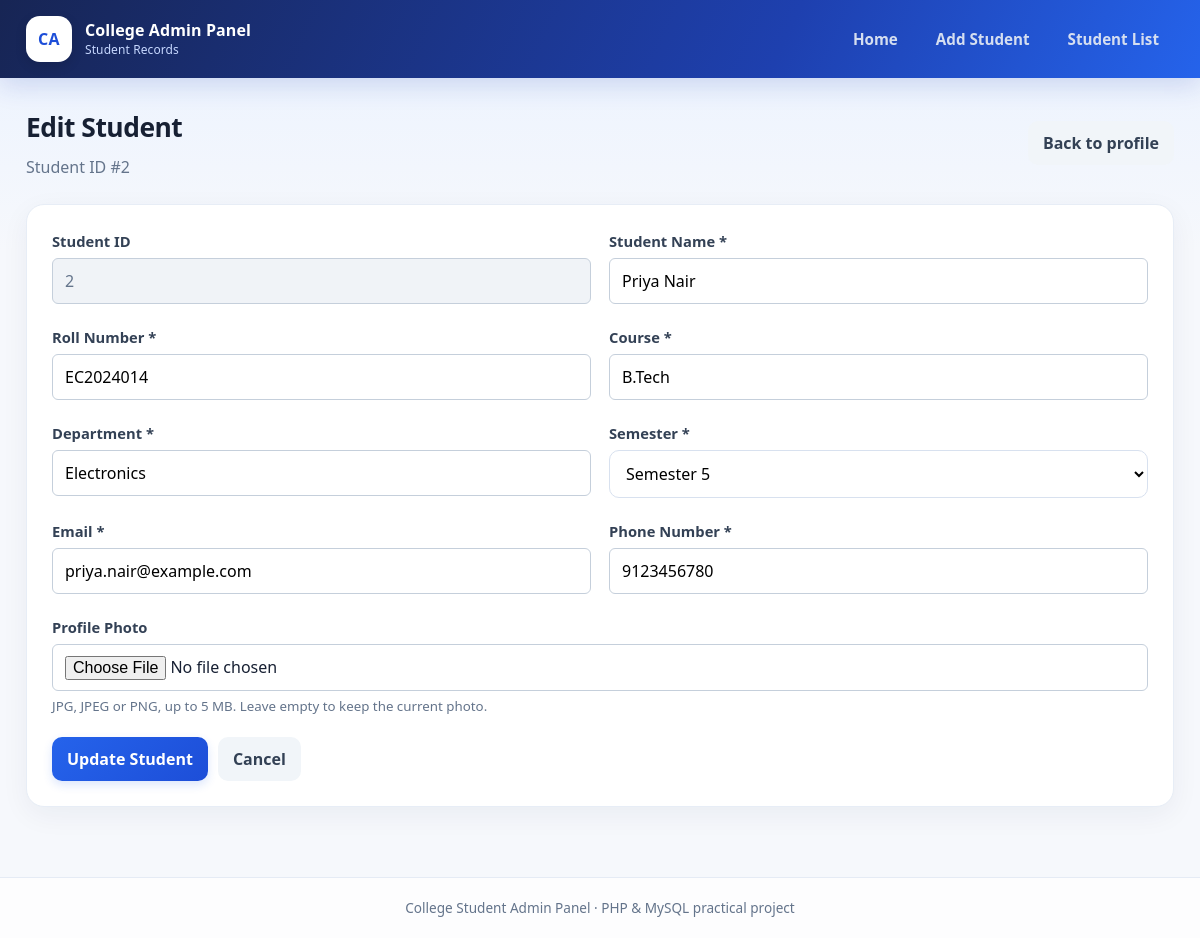
Screenshot of /edit_student.php?id=2 with the database file from the repository.
### tables this page shows
CREATE TABLE students (
  student_id   INT UNSIGNED NOT NULL AUTO_INCREMENT,
  student_name VARCHAR(100) NOT NULL,
  roll_number  VARCHAR(30)  NOT NULL,
  course       VARCHAR(100) NOT NULL,
  department   VARCHAR(100) NOT NULL,
  semester     TINYINT UNSIGNED NOT NULL,
  email        VARCHAR(150) NOT NULL,
  phone        VARCHAR(20)  NOT NULL,
  created_at   TIMESTAMP NOT NULL DEFAULT CURRENT_TIMESTAMP,
  PRIMARY KEY (student_id),
  UNIQUE KEY uq_roll_number (roll_number)       
);

### edit_student.php (the view, shortened to what this page needs)
<?php
require_once 'config.php';
$id = (int)($_GET['id'] ?? $_POST['student_id'] ?? 0);
$student = $id > 0 ? get_student($conn, $id) : null;
$data = $student;
?>
<div class="page-head">
    <div>
        <h1>Edit Student</h1>
        <p class="muted">Student ID #<?= (int)$id ?></p>
    </div>
    <a class="btn btn-light" href="view_student.php?id=<?= (int)$id ?>">Back to profile</a>
</div>
<form method="post" action="edit_student.php?id=<?= (int)$id ?>" enctype="multipart/form-data" class="card form" novalidate>
    <div class="grid-2">
        <div class="field">
            <label>Student ID</label>
            <input type="text" value="<?= (int)$id ?>" disabled>
        </div>
        <div class="field">
            <label for="student_name">Student Name *</label>
            <input type="text" id="student_name" name="student_name" value="<?= e($data['student_name']) ?>" maxlength="100" required>
        </div>
        <div class="field">
            <label for="roll_number">Roll Number *</label>
            <input type="text" id="roll_number" name="roll_number" value="<?= e($data['roll_number']) ?>" maxlength="30" required>
        </div>
        <div class="field">
            <label for="course">Course *</label>
            <input type="text" id="course" name="course" value="<?= e($data['course']) ?>" maxlength="100" required>
        </div>
        <div class="field">
            <label for="department">Department *</label>
            <input type="text" id="department" name="department" value="<?= e($data['department']) ?>" maxlength="100" required>
        </div>
        <div class="field">
            <label for="semester">Semester *</label>
            <select id="semester" name="semester" required>
                <?php for ($i = 1; $i <= 8; $i++): ?>
                    <option value="<?= $i ?>" <?= (string)$data['semester'] === (string)$i ? 'selected' : '' ?>>Semester <?= $i ?></option>
                <?php endfor; ?>
            </select>
        </div>
        <div class="field">
            <label for="email">Email *</label>
            <input type="email" id="email" name="email" value="<?= e($data['email']) ?>" maxlength="150" required>
        </div>
        <div class="field">
            <label for="phone">Phone Number *</label>
            <input type="text" id="phone" name="phone" value="<?= e($data['phone']) ?>" maxlength="16" required>
        </div>
    </div>
    <div class="field">
        <label for="profile_photo">Profile Photo</label>
        <input type="file" id="profile_photo" name="profile_photo" accept=".jpg,.jpeg,.png">
        <small class="muted">JPG, JPEG or PNG, up to <?= e(format_size(MAX_FILE_SIZE)) ?>. Leave empty to keep the current photo.</small>
    </div>
    <div class="form-actions">
        <button type="submit" class="btn btn-primary">Update Student</button>
        <a class="btn btn-light" href="view_student.php?id=<?= (int)$id ?>">Cancel</a>
    </div>
</form>

### css/style.css (style rules this page uses)
:root { --ink: #14213d; --ink-soft: #3d4a66; --accent: #0f766e; --accent-dark: #0b5a54; --gold: #e0a526; --bg: #eef2f6; --card: #ffffff; --line: #dbe2ea; --muted: #6b778c; --ok-bg: #e3f6ec; --ok: #146c43; --err-bg: #fde8e8; --err: #a61b1b; --warn-bg: #fff4d6; --warn: #8a5a00; }
* { box-sizing: border-box; }
body { margin: 0; font-family: "Segoe UI", Tahoma, Arial, sans-serif; background: var(--bg); color: var(--ink); line-height: 1.5; min-height: 100vh; display: flex; flex-direction: column; }
a { color: var(--accent); }
h1 { margin: 0; font-size: 1.7rem; }
.page-head { display: flex; justify-content: space-between; align-items: flex-start; gap: 16px; flex-wrap: wrap; margin-bottom: 20px; }
.muted { color: var(--muted); }
p.muted { margin: 4px 0 0; }
.card { background: var(--card); border: 1px solid var(--line); border-radius: 10px; padding: 22px; margin-bottom: 22px; box-shadow: 0 1px 3px rgba(20,33,61,.06); }
.btn { display: inline-block; padding: 9px 18px; border: 0; border-radius: 6px; cursor: pointer; font: inherit; font-weight: 600; text-decoration: none; color: #fff; background: var(--ink-soft); }
.btn-primary { background: var(--accent); }
.btn-light { background: #e6ebf2; color: var(--ink); }
.form .grid-2 { display: grid; grid-template-columns: 1fr 1fr; gap: 18px; margin-bottom: 18px; }
.field { display: flex; flex-direction: column; gap: 6px; margin-bottom: 4px; }
.field label { font-weight: 600; font-size: .92rem; }
input[type=text], input[type=email], input[type=file], select { padding: 10px 12px; border: 1px solid #c5cfdb; border-radius: 6px; font: inherit; background: #fff; width: 100%; }
input:disabled { background: #f0f3f7; color: var(--muted); }
.form-actions { display: flex; gap: 10px; margin-top: 20px; }
:root { --ink: #172554; --ink-soft: #334155; --accent: #2563eb; --accent-dark: #1d4ed8; --gold: #38bdf8; --bg: #f4f7fc; --card: #ffffff; --line: #e2e8f0; --muted: #64748b; --ok-bg: #dcfce7; --ok: #166534; --err-bg: #fee2e2; --err: #991b1b; --warn-bg: #fef3c7; --warn: #92400e; }
body { background: linear-gradient(180deg, #eaf2ff 0, #f6f8fc 250px, #f6f8fc 100%); color: #172033; }
h1 { font-size: clamp(1.6rem, 2.2vw, 2.15rem); letter-spacing: -.5px; }
.page-head { align-items: center; margin-bottom: 25px; }
.page-head p.muted { margin-top: 7px; }
.card { border: 1px solid #e7edf6; border-radius: 18px; padding: 25px; box-shadow: 0 8px 28px rgba(15, 35, 75, .055); transition: box-shadow .2s, transform .2s; }
.btn { border-radius: 10px; padding: 10px 15px; font-weight: 650; transition: .18s ease; }
.btn-primary { background: linear-gradient(135deg, #2563eb, #1d4ed8); box-shadow: 0 4px 10px rgba(37,99,235,.16); }
.btn-light { background: #f1f5f9; border-color: #e2e8f0; color: #334155; }
input, select, textarea { border: 1px solid #d8e1ef; border-radius: 10px; padding: 11px 12px; background: #fff; transition: border-color .18s, box-shadow .18s; }
.field label { color: #334155; font-weight: 650; }

### rows the page displays
students: student_name "Priya Nair", roll_number "EC2024014", course "B.Tech", department "Electronics", semester "Semester 5", email "priya.nair@example.com", phone "9123456780"

### other values shown
$label "Home"
$label "Add Student"
$label "Student List"
$id "2"
format_size(MAX_FILE_SIZE) "5 MB"
